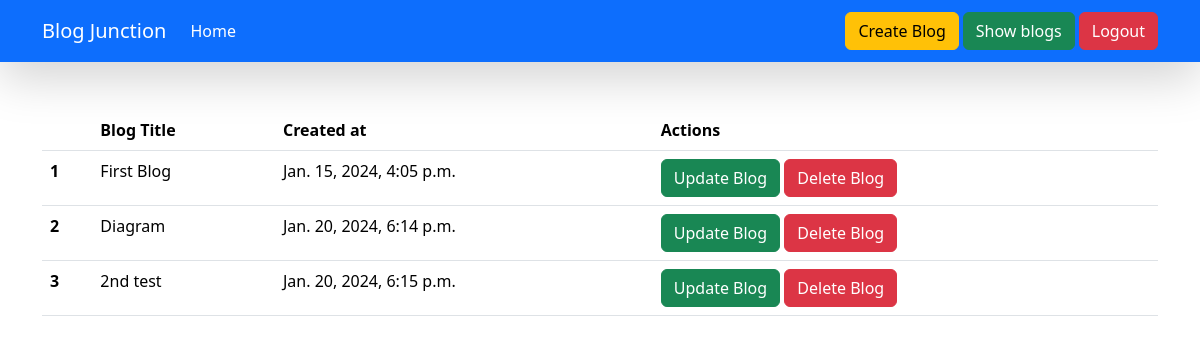
Before: /show-all-blogs/ (signed in) with the older database file.
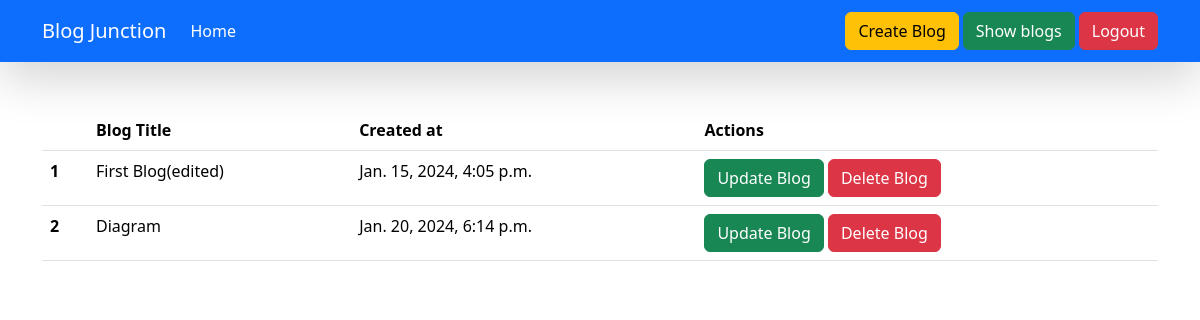
After: the same page with the newer database file.
### blog/models.py (models this page shows, shortened)
class Blog(models.Model):
    title=models.CharField(max_length=100)
    content=FroalaField()
    category=models.ForeignKey(Category,on_delete=models.CASCADE)
    user=models.ForeignKey(User, on_delete=models.CASCADE)
    banner_image=models.ImageField(upload_to='blog')
    created_at=models.DateTimeField(auto_now_add=True)
    updated_at=models.DateTimeField(auto_now=True)

### blog/views.py (the view)
# urls.py: path('show-all-blogs/',show_all_blogs,name='show_all_blogs'),
@login_required(login_url='/login/')
def show_all_blogs(request):
    context={"blogs":Blog.objects.filter(user=request.user)}
    return render (request,'show_all_blogs.html',context)

### blog/templates/show_all_blogs.html (shortened to what this page needs)
{% extends "base.html" %}
{% block start %}
<div class="container mt-5">
    <table class="table">
        <thead>
          <tr>
            <th scope="col"></th>
            <th scope="col">Blog Title</th>
            <th scope="col">Created at</th>
            <th scope="col">Actions</th>
          </tr>
        </thead>
        <tbody>
          {% for blog in blogs %}
          <tr>
            <th scope="row">{{forloop.counter}}</th>
            <td>{{blog.title}}</td>
            <td>{{blog.created_at}}</td>
            <td>
              <a href='{% url "update_blogs" blog.id %}' class='btn btn-success'> Update Blog </a>
              <a href='{% url "delete_blog" blog.id %}' class='btn btn-danger'> Delete Blog </a>
            </td>
          </tr>
          {% endfor %}
        </tbody>
      </table>
</div>
{% endblock %}

Changed rows visible on the page:
removed Blog: title "2nd test", created_at "Jan. 20, 2024, 6:15 p.m."
changed Blog: title "First Blog" → "First Blog(edited)"
